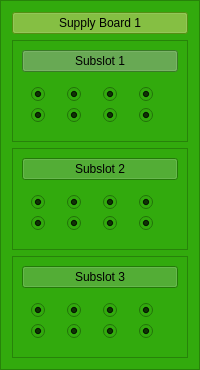
            <widget class="QFrame" name="frame_2">
             <property name="palette">
              <palette>
               <active>
                <colorrole role="Button">
                 <brush brushstyle="SolidPattern">
                  <color alpha="255">
                   <red>50</red>
                   <green>170</green>
                   <blue>13</blue>
                  </color>
                 </brush>
                </colorrole>
                <colorrole role="Base">
                 <brush brushstyle="SolidPattern">
                  <color alpha="255">
                   <red>50</red>
                   <green>170</green>
                   <blue>13</blue>
                  </color>
                 </brush>
                </colorrole>
                <colorrole role="Window">
                 <brush brushstyle="SolidPattern">
                  <color alpha="255">
                   <red>50</red>
                   <green>170</green>
                   <blue>13</blue>
                  </color>
                 </brush>
                </colorrole>
               </active>
               <inactive>
                <colorrole role="Button">
                 <brush brushstyle="SolidPattern">
                  <color alpha="255">
                   <red>50</red>
                   <green>170</green>
                   <blue>13</blue>
                  </color>
                 </brush>
                </colorrole>
                <colorrole role="Base">
                 <brush brushstyle="SolidPattern">
                  <color alpha="255">
                   <red>50</red>
                   <green>170</green>
                   <blue>13</blue>
                  </color>
                 </brush>
                </colorrole>
                <colorrole role="Window">
                 <brush brushstyle="SolidPattern">
                  <color alpha="255">
                   <red>50</red>
                   <green>170</green>
                   <blue>13</blue>
                  </color>
                 </brush>
                </colorrole>
               </inactive>
               <disabled>
                <colorrole role="Button">
                 <brush brushstyle="SolidPattern">
                  <color alpha="255">
                   <red>50</red>
                   <green>170</green>
                   <blue>13</blue>
                  </color>
                 </brush>
                </colorrole>
                <colorrole role="Base">
                 <brush brushstyle="SolidPattern">
                  <color alpha="255">
                   <red>50</red>
                   <green>170</green>
                   <blue>13</blue>
                  </color>
                 </brush>
                </colorrole>
                <colorrole role="Window">
                 <brush brushstyle="SolidPattern">
                  <color alpha="255">
                   <red>50</red>
                   <green>170</green>
                   <blue>13</blue>
                  </color>
                 </brush>
                </colorrole>
               </disabled>
              </palette>
             </property>
             <property name="frameShape">
              <enum>QFrame::StyledPanel</enum>
             </property>
             <property name="frameShadow">
              <enum>QFrame::Raised</enum>
             </property>
             <layout class="QVBoxLayout" name="verticalLayout_2">
              <item>
               <widget class="QPushButton" name="SB1_button">
                <property name="palette">
                 <palette>
                  <active>
                   <colorrole role="Button">
                    <brush brushstyle="SolidPattern">
                     <color alpha="255">
                      <red>119</red>
                      <green>200</green>
                      <blue>27</blue>
                     </color>
                    </brush>
                   </colorrole>
                   <colorrole role="Base">
                    <brush brushstyle="SolidPattern">
                     <color alpha="255">
                      <red>119</red>
                      <green>200</green>
                      <blue>27</blue>
                     </color>
                    </brush>
                   </colorrole>
                   <colorrole role="Window">
                    <brush brushstyle="SolidPattern">
                     <color alpha="255">
                      <red>119</red>
                      <green>200</green>
                      <blue>27</blue>
                     </color>
                    </brush>
                   </colorrole>
                  </active>
                  <inactive>
                   <colorrole role="Button">
                    <brush brushstyle="SolidPattern">
                     <color alpha="255">
                      <red>119</red>
                      <green>200</green>
                      <blue>27</blue>
                     </color>
                    </brush>
                   </colorrole>
                   <colorrole role="Base">
                    <brush brushstyle="SolidPattern">
                     <color alpha="255">
                      <red>119</red>
                      <green>200</green>
                      <blue>27</blue>
                     </color>
                    </brush>
                   </colorrole>
                   <colorrole role="Window">
                    <brush brushstyle="SolidPattern">
                     <color alpha="255">
                      <red>119</red>
                      <green>200</green>
                      <blue>27</blue>
                     </color>
                    </brush>
                   </colorrole>
                  </inactive>
                  <disabled>
                   <colorrole role="Button">
                    <brush brushstyle="SolidPattern">
                     <color alpha="255">
                      <red>119</red>
                      <green>200</green>
                      <blue>27</blue>
                     </color>
                    </brush>
                   </colorrole>
                   <colorrole role="Base">
                    <brush brushstyle="SolidPattern">
                     <color alpha="255">
                      <red>119</red>
                      <green>200</green>
                      <blue>27</blue>
                     </color>
                    </brush>
                   </colorrole>
                   <colorrole role="Window">
                    <brush brushstyle="SolidPattern">
                     <color alpha="255">
                      <red>119</red>
                      <green>200</green>
                      <blue>27</blue>
                     </color>
                    </brush>
                   </colorrole>
                  </disabled>
                 </palette>
                </property>
                <property name="text">
                 <string>Supply Board 1</string>
                </property>
                <property name="checkable">
                 <bool>true</bool>
                </property>
                <property name="checked">
                 <bool>true</bool>
                </property>
               </widget>
              </item>
              <item>
               <widget class="QFrame" name="frame_29">
                <property name="frameShape">
                 <enum>QFrame::StyledPanel</enum>
                </property>
                <property name="frameShadow">
                 <enum>QFrame::Raised</enum>
                </property>
                <layout class="QVBoxLayout" name="verticalLayout_54">
                 <item>
                  <widget class="QPushButton" name="SB1_subslot1">
                   <property name="palette">
                    <palette>
                     <active>
                      <colorrole role="Button">
                       <brush brushstyle="SolidPattern">
                        <color alpha="255">
                         <red>81</red>
                         <green>171</green>
                         <blue>56</blue>
                        </color>
                       </brush>
                      </colorrole>
                      <colorrole role="Base">
                       <brush brushstyle="SolidPattern">
                        <color alpha="255">
                         <red>81</red>
                         <green>171</green>
                         <blue>56</blue>
                        </color>
                       </brush>
                      </colorrole>
                      <colorrole role="Window">
                       <brush brushstyle="SolidPattern">
                        <color alpha="255">
                         <red>81</red>
                         <green>171</green>
                         <blue>56</blue>
                        </color>
                       </brush>
                      </colorrole>
                     </active>
                     <inactive>
                      <colorrole role="Button">
                       <brush brushstyle="SolidPattern">
                        <color alpha="255">
                         <red>81</red>
                         <green>171</green>
                         <blue>56</blue>
                        </color>
                       </brush>
                      </colorrole>
                      <colorrole role="Base">
                       <brush brushstyle="SolidPattern">
                        <color alpha="255">
                         <red>81</red>
                         <green>171</green>
                         <blue>56</blue>
                        </color>
                       </brush>
                      </colorrole>
                      <colorrole role="Window">
                       <brush brushstyle="SolidPattern">
                        <color alpha="255">
                         <red>81</red>
                         <green>171</green>
                         <blue>56</blue>
                        </color>
                       </brush>
                      </colorrole>
                     </inactive>
                     <disabled>
                      <colorrole role="Button">
                       <brush brushstyle="SolidPattern">
                        <color alpha="255">
                         <red>81</red>
                         <green>171</green>
                         <blue>56</blue>
                        </color>
                       </brush>
                      </colorrole>
                      <colorrole role="Base">
                       <brush brushstyle="SolidPattern">
                        <color alpha="255">
                         <red>81</red>
                         <green>171</green>
                         <blue>56</blue>
                        </color>
                       </brush>
                      </colorrole>
                      <colorrole role="Window">
                       <brush brushstyle="SolidPattern">
                        <color alpha="255">
                         <red>81</red>
                         <green>171</green>
                         <blue>56</blue>
                        </color>
                       </brush>
                      </colorrole>
                     </disabled>
                    </palette>
                   </property>
                   <property name="text">
                    <string>Subslot 1</string>
                   </property>
                   <property name="checkable">
                    <bool>true</bool>
                   </property>
                   <property name="checked">
                    <bool>true</bool>
                   </property>
                  </widget>
                 </item>
                 <item>
                  <widget class="QWidget" name="widget_30" native="true">
                   <property name="styleSheet">
                    <string notr="true"/>
                   </property>
                   <layout class="QGridLayout" name="gridLayout_40">
                    <item row="0" column="1">
                     <widget class="QRadioButton" name="SB1_subslot1_1">
                      <property name="text">
                       <string/>
                      </property>
                      <property name="checked">
                       <bool>true</bool>
                      </property>
                      <property name="autoExclusive">
                       <bool>false</bool>
                      </property>
                     </widget>
                    </item>
                    <item row="1" column="1">
                     <widget class="QRadioButton" name="SB1_subslot1_5">
                      <property name="text">
                       <string/>
                      </property>
                      <property name="checked">
                       <bool>true</bool>
                      </property>
                      <property name="autoExclusive">
                       <bool>false</bool>
                      </property>
                     </widget>
                    </item>
                    <item row="0" column="2">
                     <widget class="QRadioButton" name="SB1_subslot1_2">
                      <property name="text">
                       <string/>
                      </property>
                      <property name="checked">
                       <bool>true</bool>
                      </property>
                      <property name="autoExclusive">
                       <bool>false</bool>
                      </property>
                     </widget>
                    </item>
                    <item row="0" column="3">
                     <widget class="QRadioButton" name="SB1_subslot1_3">
                      <property name="text">
                       <string/>
                      </property>
                      <property name="checked">
                       <bool>true</bool>
                      </property>
                      <property name="autoExclusive">
                       <bool>false</bool>
                      </property>
                     </widget>
                    </item>
                    <item row="1" column="2">
                     <widget class="QRadioButton" name="SB1_subslot1_6">
                      <property name="text">
                       <string/>
                      </property>
                      <property name="checked">
                       <bool>true</bool>
                      </property>
                      <property name="autoExclusive">
                       <bool>false</bool>
                      </property>
                     </widget>
                    </item>
                    <item row="0" column="4">
                     <widget class="QRadioButton" name="SB1_subslot1_4">
                      <property name="text">
                       <string/>
                      </property>
                      <property name="checked">
                       <bool>true</bool>
                      </property>
                      <property name="autoExclusive">
                       <bool>false</bool>
                      </property>
                     </widget>
                    </item>
                    <item row="1" column="4">
                     <widget class="QRadioButton" name="SB1_subslot1_8">
                      <property name="text">
                       <string/>
                      </property>
                      <property name="checked">
                       <bool>true</bool>
                      </property>
                      <property name="autoExclusive">
                       <bool>false</bool>
                      </property>
                     </widget>
                    </item>
                    <item row="1" column="3">
                     <widget class="QRadioButton" name="SB1_subslot1_7">
                      <property name="text">
                       <string/>
                      </property>
                      <property name="checked">
                       <bool>true</bool>
                      </property>
                      <property name="autoExclusive">
                       <bool>false</bool>
                      </property>
                     </widget>
                    </item>
                   </layout>
                  </widget>
                 </item>
                </layout>
               </widget>
              </item>
              <item>
               <widget class="QFrame" name="frame_31">
                <property name="frameShape">
                 <enum>QFrame::StyledPanel</enum>
                </property>
                <property name="frameShadow">
                 <enum>QFrame::Raised</enum>
                </property>
                <layout class="QVBoxLayout" name="verticalLayout_53">
                 <item>
                  <widget class="QPushButton" name="SB1_subslot2">
                   <property name="text">
                    <string>Subslot 2</string>
                   </property>
                   <property name="checkable">
                    <bool>true</bool>
                   </property>
                   <property name="checked">
                    <bool>true</bool>
                   </property>
                  </widget>
                 </item>
                 <item>
                  <widget class="QWidget" name="widget_32" native="true">
                   <layout class="QGridLayout" name="gridLayout_41">
                    <item row="0" column="1">
                     <widget class="QRadioButton" name="SB1_subslot2_1">
                      <property name="text">
                       <string/>
                      </property>
                      <property name="checked">
                       <bool>true</bool>
                      </property>
                      <property name="autoExclusive">
                       <bool>false</bool>
                      </property>
                     </widget>
                    </item>
                    <item row="0" column="2">
                     <widget class="QRadioButton" name="SB1_subslot2_2">
                      <property name="text">
                       <string/>
                      </property>
                      <property name="checked">
                       <bool>true</bool>
                      </property>
                      <property name="autoExclusive">
                       <bool>false</bool>
                      </property>
                     </widget>
                    </item>
                    <item row="2" column="1">
                     <widget class="QRadioButton" name="SB1_subslot2_5">
                      <property name="text">
                       <string/>
                      </property>
                      <property name="checked">
                       <bool>true</bool>
                      </property>
                      <property name="autoExclusive">
                       <bool>false</bool>
                      </property>
                     </widget>
                    </item>
                    <item row="2" column="2">
                     <widget class="QRadioButton" name="SB1_subslot2_6">
                      <property name="text">
                       <string/>
                      </property>
                      <property name="checked">
                       <bool>true</bool>
                      </property>
                      <property name="autoExclusive">
                       <bool>false</bool>
                      </property>
                     </widget>
                    </item>
                    <item row="0" column="3">
                     <widget class="QRadioButton" name="SB1_subslot2_3">
                      <property name="text">
                       <string/>
                      </property>
                      <property name="checked">
                       <bool>true</bool>
                      </property>
                      <property name="autoExclusive">
                       <bool>false</bool>
                      </property>
                     </widget>
                    </item>
                    <item row="2" column="3">
                     <widget class="QRadioButton" name="SB1_subslot2_7">
                      <property name="text">
                       <string/>
                      </property>
                      <property name="checked">
                       <bool>true</bool>
                      </property>
                      <property name="autoExclusive">
                       <bool>false</bool>
                      </property>
                     </widget>
                    </item>
                    <item row="2" column="4">
                     <widget class="QRadioButton" name="SB1_subslot2_8">
                      <property name="text">
                       <string/>
                      </property>
                      <property name="checked">
                       <bool>true</bool>
                      </property>
                      <property name="autoExclusive">
                       <bool>false</bool>
                      </property>
                     </widget>
                    </item>
                    <item row="0" column="4">
                     <widget class="QRadioButton" name="SB1_subslot2_4">
                      <property name="text">
                       <string/>
                      </property>
                      <property name="checked">
                       <bool>true</bool>
                      </property>
                      <property name="autoExclusive">
                       <bool>false</bool>
                      </property>
                     </widget>
                    </item>
                   </layout>
                  </widget>
                 </item>
                </layout>
               </widget>
              </item>
              <item>
               <widget class="QFrame" name="frame_27">
                <property name="frameShape">
                 <enum>QFrame::StyledPanel</enum>
                </property>
                <property name="frameShadow">
                 <enum>QFrame::Raised</enum>
                </property>
                <layout class="QVBoxLayout" name="verticalLayout_52">
                 <item>
                  <widget class="QPushButton" name="SB1_subslot3">
                   <property name="text">
                    <string>Subslot 3</string>
                   </property>
                   <property name="checkable">
                    <bool>true</bool>
                   </property>
                   <property name="checked">
                    <bool>true</bool>
                   </property>
                  </widget>
                 </item>
                 <item>
                  <widget class="QWidget" name="widget_28" native="true">
                   <layout class="QGridLayout" name="gridLayout_39">
                    <item row="1" column="2">
                     <widget class="QRadioButton" name="SB1_subslot3_6">
                      <property name="text">
                       <string/>
                      </property>
                      <property name="checked">
                       <bool>true</bool>
                      </property>
                      <property name="autoExclusive">
                       <bool>false</bool>
                      </property>
                     </widget>
                    </item>
                    <item row="1" column="1">
                     <widget class="QRadioButton" name="SB1_subslot3_5">
                      <property name="text">
                       <string/>
                      </property>
                      <property name="checked">
                       <bool>true</bool>
                      </property>
                      <property name="autoExclusive">
                       <bool>false</bool>
                      </property>
                     </widget>
                    </item>
                    <item row="0" column="1">
                     <widget class="QRadioButton" name="SB1_subslot3_1">
                      <property name="text">
                       <string/>
                      </property>
                      <property name="checked">
                       <bool>true</bool>
                      </property>
                      <property name="autoExclusive">
                       <bool>false</bool>
                      </property>
                     </widget>
                    </item>
                    <item row="1" column="3">
                     <widget class="QRadioButton" name="SB1_subslot3_7">
                      <property name="text">
                       <string/>
                      </property>
                      <property name="checked">
                       <bool>true</bool>
                      </property>
                      <property name="autoExclusive">
                       <bool>false</bool>
                      </property>
                     </widget>
                    </item>
                    <item row="0" column="2">
                     <widget class="QRadioButton" name="SB1_subslot3_2">
                      <property name="text">
                       <string/>
                      </property>
                      <property name="checked">
                       <bool>true</bool>
                      </property>
                      <property name="autoExclusive">
                       <bool>false</bool>
                      </property>
                     </widget>
                    </item>
                    <item row="1" column="4">
                     <widget class="QRadioButton" name="SB1_subslot3_8">
                      <property name="text">
                       <string/>
                      </property>
                      <property name="checked">
                       <bool>true</bool>
                      </property>
                      <property name="autoExclusive">
                       <bool>false</bool>
                      </property>
                     </widget>
                    </item>
                    <item row="0" column="3">
                     <widget class="QRadioButton" name="SB1_subslot3_3">
                      <property name="text">
                       <string/>
                      </property>
                      <property name="checked">
                       <bool>true</bool>
                      </property>
                      <property name="autoExclusive">
                       <bool>false</bool>
                      </property>
                     </widget>
                    </item>
                    <item row="0" column="4">
                     <widget class="QRadioButton" name="SB1_subslot3_4">
                      <property name="text">
                       <string/>
                      </property>
                      <property name="checked">
                       <bool>true</bool>
                      </property>
                      <property name="autoExclusive">
                       <bool>false</bool>
                      </property>
                     </widget>
                    </item>
                   </layout>
                  </widget>
                 </item>
                </layout>
               </widget>
              </item>
             </layout>
            </widget>
